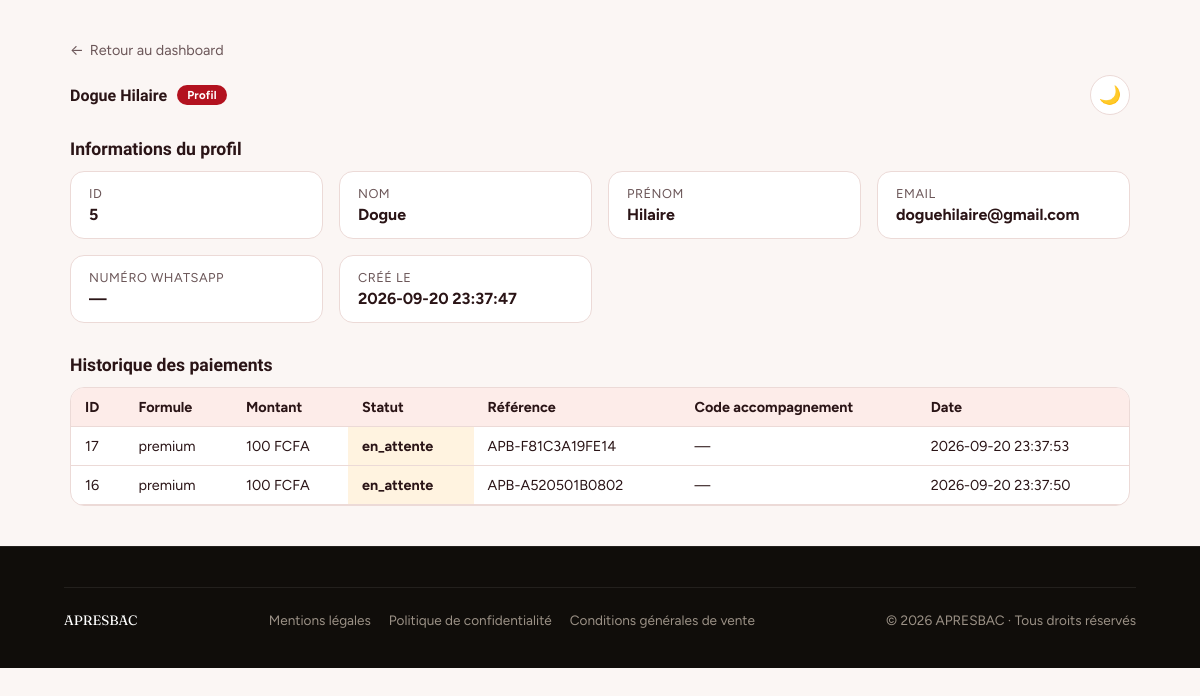
Screenshot of /profil.php?id=5 (signed in) with the database file from the repository.
### tables this page shows
CREATE TABLE `profils_accompagnement` (
  `id` int NOT NULL AUTO_INCREMENT,
  `user_id` int DEFAULT NULL,
  `guest_token` varchar(255) DEFAULT NULL,
  `nom` varchar(100) NOT NULL,
  `prenom` varchar(100) NOT NULL,
  `email` varchar(255) DEFAULT NULL,
  `serie` varchar(10) NOT NULL,
  `created_at` timestamp NULL DEFAULT CURRENT_TIMESTAMP,
  PRIMARY KEY (`id`),
  KEY `user_id` (`user_id`),
  KEY `idx_guest_token` (`guest_token`),
  CONSTRAINT `profils_accompagnement_ibfk_1` FOREIGN KEY (`user_id`) REFERENCES `users_legacy_comptes` (`id`)
);

CREATE TABLE `paiements` (
  `id` int NOT NULL AUTO_INCREMENT,
  `guest_token` varchar(255) DEFAULT NULL,
  `candidat_id` int DEFAULT NULL,
  `user_id` int DEFAULT NULL,
  `formule_id` int DEFAULT NULL,
  `fedapay_transaction_id` varchar(100) DEFAULT NULL,
  `montant` int NOT NULL,
  `statut` enum('en_attente','reussi','echoue','annule') NOT NULL DEFAULT 'en_attente',
  `reference` varchar(100) NOT NULL,
  `saspay_session_id` varchar(64) DEFAULT NULL,
  `code_accompagnement` varchar(20) DEFAULT NULL,
  `pdf_genere` tinyint(1) NOT NULL DEFAULT '0',
  `pdf_path` varchar(255) DEFAULT NULL,
  `created_at` timestamp NULL DEFAULT CURRENT_TIMESTAMP,
  `updated_at` timestamp NULL DEFAULT CURRENT_TIMESTAMP ON UPDATE CURRENT_TIMESTAMP,
  PRIMARY KEY (`id`),
  UNIQUE KEY `reference` (`reference`),
  UNIQUE KEY `uniq_code_accompagnement` (`code_accompagnement`),
  KEY `candidat_id` (`candidat_id`),
  KEY `fk_paiements_user` (`user_id`),
  KEY `fk_paiements_formule` (`formule_id`),
  KEY `idx_guest_token` (`guest_token`),
  KEY `idx_paiements_reference` (`reference`),
  KEY `idx_paiements_saspay_session` (`saspay_session_id`),
  CONSTRAINT `fk_paiements_formule` FOREIGN KEY (`formule_id`) REFERENCES `formules` (`id`),
  CONSTRAINT `fk_paiements_user` FOREIGN KEY (`user_id`) REFERENCES `users_legacy_comptes` (`id`) ON DELETE CASCADE,
  CONSTRAINT `paiements_ibfk_1` FOREIGN KEY (`candidat_id`) REFERENCES `candidats` (`id`) ON DELETE CASCADE
);

CREATE TABLE `formules` (
  `id` int NOT NULL AUTO_INCREMENT,
  `code` enum('premium','vip','gold') NOT NULL,
  `nom` varchar(50) NOT NULL,
  `prix` int NOT NULL,
  `avantages` json NOT NULL,
  `places_totales` int NOT NULL,
  `places_restantes` int NOT NULL,
  `actif` tinyint(1) NOT NULL DEFAULT '1',
  PRIMARY KEY (`id`),
  UNIQUE KEY `code` (`code`)
);

### profil.php (the view, shortened to what this page needs)
<?php
$profilId = (int) ($_GET['id'] ?? 0);
$pdo = Database::getConnection();
$stmt = $pdo->prepare('SELECT * FROM profils_accompagnement WHERE id = ?');
$stmt->execute([$profilId]);
$profil = $stmt->fetch();
$stmtPaiements = $pdo->prepare('
    SELECT p.*, f.nom AS formule_nom
    FROM paiements p
    JOIN formules f ON f.id = p.formule_id
    WHERE p.guest_token = ?
    ORDER BY p.created_at DESC
');
$stmtPaiements->execute([$profil['guest_token']]);
$paiements = $stmtPaiements->fetchAll();
$labels = [
    'id' => 'ID',
    'nom' => 'Nom',
    'prenom' => 'Prénom',
    'email' => 'Email',
    'numero_whatsapp' => 'Numéro WhatsApp',
    'created_at' => 'Créé le',
];
require_once __DIR__ . '/../includes/header.php';
?>
<div class="admin-wrap">
    <a href="/admin/dashboard.php" class="admin-retour">
        <span aria-hidden="true">←</span> Retour au dashboard
    </a>
    <div class="admin-header">
        <p class="admin-brand"><?= htmlspecialchars(trim($profil['nom'] . ' ' . $profil['prenom'])) ?> <span class="admin-brand-tag">Profil</span></p>
        <div class="admin-nav">
            <button type="button" class="theme-toggle" id="themeToggle" title="Changer de thème">🌙</button>
        </div>
    </div>
    <p class="admin-section-title">Informations du profil</p>
    <div class="admin-detail-grid">
        <?php foreach ($labels as $champ => $label): ?>
            <div class="admin-detail-item">
                <p class="admin-detail-label"><?= htmlspecialchars($label) ?></p>
                <p class="admin-detail-value">
                    <?php
                        $valeur = $profil[$champ] ?? null;
                        echo ($valeur === null || $valeur === '') ? '—' : htmlspecialchars((string) $valeur);
                    ?>
                </p>
            </div>
        <?php endforeach; ?>
    </div>
    <p class="admin-section-title">Historique des paiements</p>
    <div class="admin-table-wrap">
        <table class="admin-table">
            <thead>
                <tr><th>ID</th><th>Formule</th><th>Montant</th><th>Statut</th><th>Référence</th><th>Code accompagnement</th><th>Date</th></tr>
            </thead>
            <tbody>
                <?php if (empty($paiements)): ?>
                <tr><td colspan="7">Aucun paiement pour ce profil.</td></tr>
                <?php else: ?>
                    <?php foreach ($paiements as $p): ?>
                    <tr>
                        <td><?= $p['id'] ?></td>
                        <td><?= htmlspecialchars($p['formule_nom']) ?></td>
                        <td><?= number_format((float) $p['montant'], 0, ',', ' ') ?> FCFA</td>
                        <td class="statut-<?= htmlspecialchars($p['statut']) ?>"><?= htmlspecialchars($p['statut']) ?></td>
                        <td><?= htmlspecialchars($p['reference']) ?></td>
                        <td><?= htmlspecialchars($p['code_accompagnement'] ?? '—') ?></td>
                        <td><?= htmlspecialchars($p['created_at']) ?></td>
                    </tr>
                    <?php endforeach; ?>
                <?php endif; ?>
            </tbody>
        </table>
    </div>
</div>
<?php require_once __DIR__ . '/../includes/footer.php'; ?>

### assets/css/style.css (style rules this page uses)
:root { --ink: #100D0A; --ink-soft: #2B2620; --paper: #FAF7F2; --card: #FFFFFF; --line: #EAE3D8; --accent: #E8531F; --accent-dark: #C13F12; --accent-soft: #FDE7DA; --gold: #D9A441; --text-dark: #171310; --text-soft: #6B6055; --white: #FFFFFF; --font-display: 'Fraunces', serif; --font-body: 'Manrope', sans-serif; --radius-lg: 20px; --radius-md: 14px; --radius-pill: 100px; --shadow-card: 0 16px 32px -18px rgba(16, 13, 10, 0.25); --shadow-btn: 0 10px 22px -8px rgba(232, 83, 31, 0.55); }
* { box-sizing: border-box; }
html { scroll-behavior: smooth; }
body { margin: 0; font-family: var(--font-body); color: var(--text-dark); background: var(--paper); -webkit-font-smoothing: antialiased; }
p { margin: 0; }
a { text-decoration: none; color: inherit; }
.statut-en_attente { background: #FFF3E0; color: #E65100; }

### includes/admin-theme.php (style rules this page uses)
:root { --admin-bg: #fbf6f4; --admin-card-bg: #ffffff; --admin-border: #ecdad7; --admin-text: #2a1416; --admin-text-muted: #6b5658; --admin-th-bg: #fdece9; --admin-row-hover: #fff5f3; --admin-erreur-bg: #fbe3e0; --admin-erreur-text: #5c0a14; --admin-succes-bg: #e9f5ec; --admin-succes-text: #1c6b3a; --admin-accent: #b3121f; --admin-accent-deep: #5c0a14; --admin-accent-on: #f4b41a; --admin-display: 'Bricolage Grotesque', 'Figtree', system-ui, sans-serif; }
body { background: var(--admin-bg); color: var(--admin-text); font-family: 'Figtree', system-ui, -apple-system, 'Segoe UI', Roboto, sans-serif; transition: background .2s ease, color .2s ease; }
.admin-wrap { max-width: 1100px; margin: 40px auto; padding: 0 20px; }
.admin-header { display: flex; flex-wrap: wrap; justify-content: space-between; align-items: center; gap: 16px; margin-bottom: 24px; }
.admin-brand { display: flex; align-items: center; gap: 10px; font-family: var(--admin-display); font-weight: 800; color: var(--admin-text); }
.admin-brand-tag { padding: 3px 10px; border-radius: 999px; background: var(--admin-accent); color: #fff; font-family: 'Figtree', system-ui, sans-serif; font-size: 0.72rem; font-weight: 700; letter-spacing: 0.02em; }
.admin-table-wrap { background: var(--admin-card-bg); border: 1px solid var(--admin-border); border-radius: 14px; overflow-x: auto; margin-bottom: 32px; -webkit-overflow-scrolling: touch; }
.admin-table { width: 100%; border-collapse: collapse; font-size: 0.9rem; }
.admin-table th, .admin-table td { padding: 10px 14px; text-align: left; border-bottom: 1px solid var(--admin-border); white-space: nowrap; color: var(--admin-text); }
.admin-table th { background: var(--admin-th-bg); font-weight: 700; }
.statut-en_attente { color: var(--admin-accent-on); font-weight: 700; }
.admin-section-title { font-family: var(--admin-display); font-size: 1.1rem; margin-bottom: 12px; font-weight: 800; color: var(--admin-text); }
.admin-nav { display: flex; flex-wrap: wrap; gap: 10px; align-items: center; }
.theme-toggle { display: inline-flex; align-items: center; justify-content: center; width: 40px; height: 40px; border-radius: 999px; border: 1px solid var(--admin-border); background: var(--admin-card-bg); color: var(--admin-text); cursor: pointer; font-size: 18px; line-height: 1; padding: 0; }
.admin-detail-grid { display: grid; grid-template-columns: repeat(auto-fill, minmax(220px, 1fr)); gap: 16px; margin-bottom: 32px; }
.admin-detail-item { background: var(--admin-card-bg); border: 1px solid var(--admin-border); border-radius: 14px; padding: 14px 18px; }
.admin-detail-label { font-size: 0.8rem; color: var(--admin-text-muted); margin: 0 0 4px; text-transform: uppercase; letter-spacing: .04em; }
.admin-detail-value { font-size: 1rem; font-weight: 700; color: var(--admin-text); word-break: break-word; }
.admin-retour { display: inline-flex; align-items: center; gap: 6px; color: var(--admin-text-muted); text-decoration: none; margin-bottom: 16px; font-size: 0.9rem; }

### rows the page displays
profils_accompagnement: nom+prenom "Dogue Hilaire", id "5", nom "Dogue", prenom "Hilaire", email "doguehilaire@gmail.com", created_at "2026-09-20 23:37:47"
paiements: id "17", formule.nom "premium", montant "100", statut "en_attente", reference "APB-F81C3A19FE14", code_accompagnement "—", created_at "2026-09-20 23:37:53"
paiements: id "16", formule.nom "premium", montant "100", statut "en_attente", reference "APB-A520501B0802", code_accompagnement "—", created_at "2026-09-20 23:37:50"

### other values shown
$label "ID"
$label "NOM"
$label "PRÉNOM"
$label "EMAIL"
$label "NUMÉRO WHATSAPP"
$label "CRÉÉ LE"
